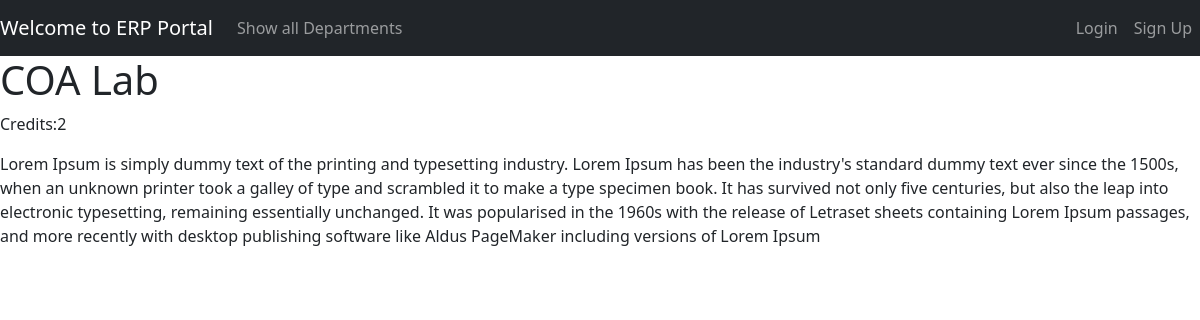
Page /courses/COA Lab on the committed database.
### erpApp/models.py (models this page shows, shortened)
class Course(models.Model):
    courseName = models.CharField(max_length=50)
    credits_score = models.IntegerField(
        validators=[MaxValueValidator(5), MinValueValidator(1)])
    deptId = models.ForeignKey(
        Department, on_delete=models.CASCADE, related_name="dept")
    semester = models.IntegerField(null=True)
    description = models.TextField(null=True)

### erpApp/views.py (the view)
# urls.py: path("courses/<str:courseName>", views.courseDetail, name="course"),
def courseDetail(request, courseName):
    isMe = False
    course = Course.objects.get(courseName=courseName)
    return render(request, "erpApp/course.html", {
        "courseName": course.courseName,
        "courseDetail": course.description,
        "courseCredits": course.credits_score,
        "isMe": isMe
    })

### erpApp/templates/erpApp/course.html (shortened to what this page needs)
{% extends 'base.html' %}
{% block content %}
<div>
    <h1>{{courseName}}</h1>
    <p>Credits:{{courseCredits}}</p>
</div>
<div>
    <p>{{courseDetail}}</p>
</div>
{% endblock content %}

### rows in the picture
Course: courseName "COA Lab", description "Lorem Ipsum is simply dummy text of the printing and typesetting industry. Lorem Ipsum has been the industry's standard dummy text ever since the 1500s, when an unknown printer took a galley of type and scrambled it to make a type specimen book. It has survived not only five centuries, but also the leap into electronic typesetting, remaining essentially unchanged. It was popularised in the 1960s with the release of Letraset sheets containing Lorem Ipsum passages, and more recently with desktop publishing software like Aldus PageMaker including versions of Lorem Ipsum"

### other values in the picture
{{ courseCredits }} "2"
